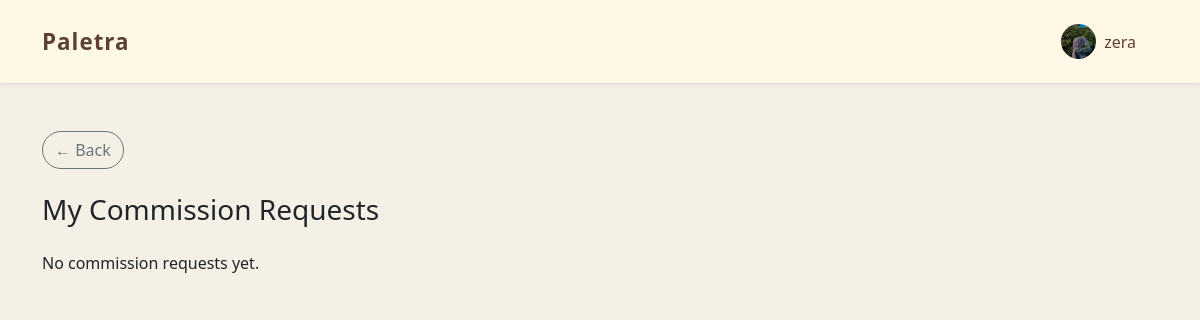
The page /client-commissions/ (signed in) on the database as committed earlier.
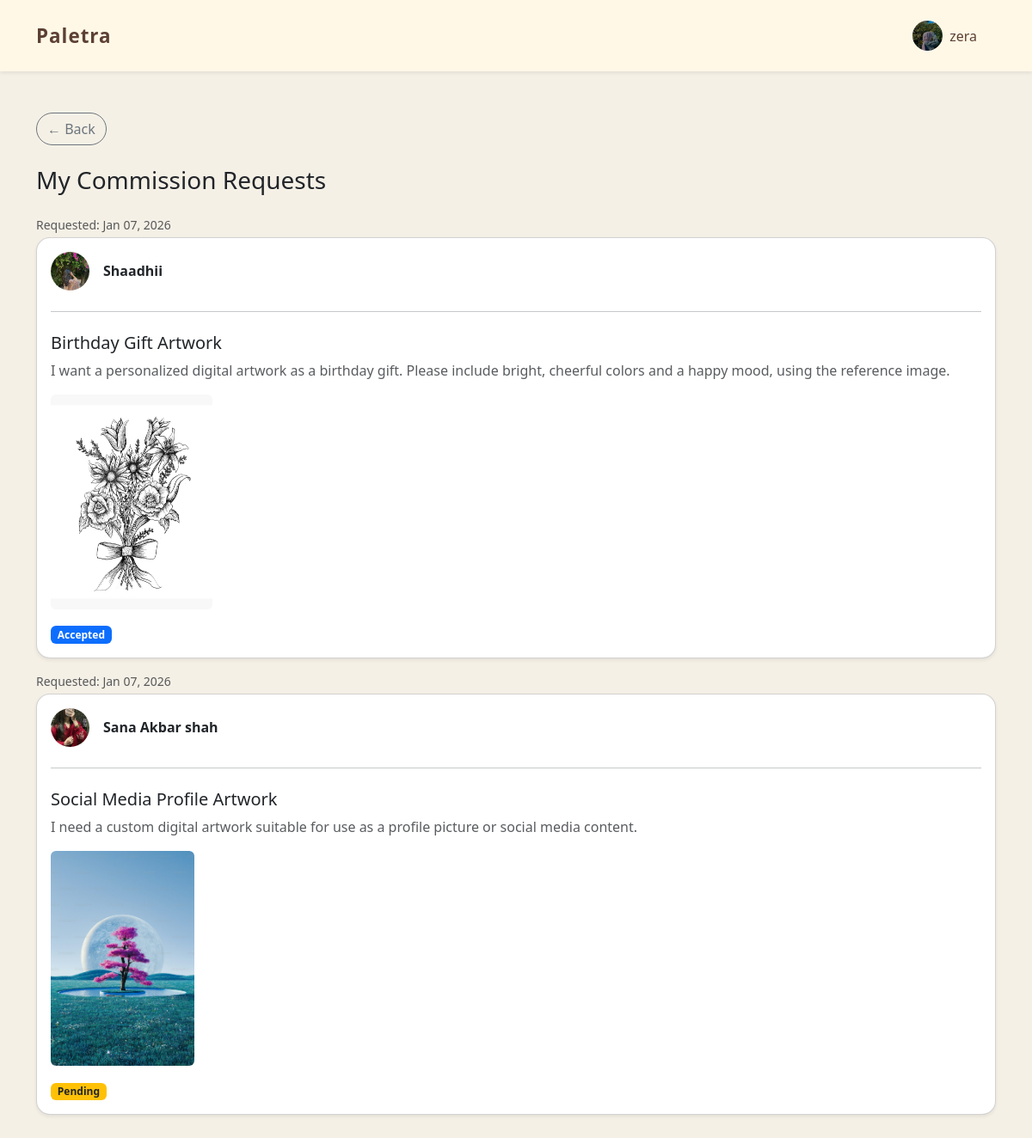
The same page on the database as committed later.
### core_app/models.py (models this page shows, shortened)
class Commission(models.Model):
    STATUS_CHOICES = [
        ('pending', 'Pending'),
        ('accepted', 'Accepted'),
        ('advance_paid', 'Advance Paid'),
        ('in_progress', 'In Progress'),
        ('completed', 'Completed'),
        ('rejected', 'Rejected'),
    ]
    client = models.ForeignKey(User, on_delete=models.CASCADE, related_name='client_commissions')
    artist = models.ForeignKey(User, on_delete=models.CASCADE, related_name='artist_commissions')
    title = models.CharField(max_length=100)
    description = models.TextField()
    reference_image = models.ImageField(upload_to='commission_references/', blank=True, null=True)
    required_date = models.DateField()
    advance_amount = models.DecimalField(
        max_digits=8,
        decimal_places=2,
        blank=True,
        null=True
    )
    status = models.CharField(max_length=20, choices=STATUS_CHOICES, default='pending')
    created_at = models.DateTimeField(auto_now_add=True)
    accepted_at = models.DateTimeField(blank=True, null=True)
    advance_paid_at = models.DateTimeField(blank=True, null=True)
    in_progress_at = models.DateTimeField(blank=True, null=True)
    completed_at = models.DateTimeField(blank=True, null=True)
    rejected_at = models.DateTimeField(blank=True, null=True)
    rejection_reason = models.TextField(blank=True, null=True)

class User(AbstractUser):
    ROLE_CHOICES = [
        ('artist', 'Artist'),
        ('client', 'Client'),
    ]
    email = models.EmailField(unique=True)
    role = models.CharField(max_length=10, choices=ROLE_CHOICES)
    name = models.CharField(max_length=150, blank=True, null=True)
    bio = models.TextField(blank=True, null=True)
    profile_image = models.ImageField(upload_to='profiles/', blank=True, null=True)
    is_profile_complete = models.BooleanField(default=False)

### core_app/views.py (the view)
# urls.py: path('client-commissions/', views.client_commissions, name='client_commissions'),
@login_required
def client_commissions(request):
    commissions = Commission.objects.filter(client=request.user).order_by('-created_at')
    return render(request, 'client_dashboard/client_commissions.html', {
        'commissions': commissions
    })

### core_app/templates/client_dashboard/client_commissions.html (shortened to what this page needs)
{% extends "masterss.html" %}
{% block content %}
<div class="container py-5">
    <div class="mb-4">
        <a href="{% url 'client_dashboard' %}" class="btn btn-outline-secondary rounded-pill">
            ← Back
        </a>
    </div>
    <h3 class="mb-4">My Commission Requests</h3>
    {% for commission in commissions %}
    <div class="mb-1 small text-muted">
        Requested: {{ commission.created_at|date:"M d, Y" }}
    </div>
    <div class="card mb-3 shadow-sm rounded-4 p-3">
        <div class="d-flex align-items-center mb-2">
            {% if commission.artist.profile_image %}
                <img src="{{ commission.artist.profile_image.url }}"
                     class="rounded-circle me-3"
                     style="width:45px; height:45px; object-fit:cover;">
            {% else %}
                <i class="fas fa-user-circle fa-2x text-muted me-3"></i>
            {% endif %}
            <div>
                <strong>{{ commission.artist.name }}</strong>
            </div>
        </div>
        <hr class="my-3">
        <h5 class="mt-2">{{ commission.title }}</h5>
        <p class="text-muted">{{ commission.description }}</p>
        {% if commission.reference_image %}
        <div class="mb-2">
            <img src="{{ commission.reference_image.url }}"
                 alt="Reference Image"
                 class="img-fluid rounded"
                 style="max-height:250px; object-fit:cover;">
        </div>
        {% endif %}
        <div class="mt-2">
            {% if commission.status == 'completed' %}
                <span class="badge bg-success">Completed ✓</span>
            {% elif commission.status == 'accepted' %}
                <span class="badge bg-primary">Accepted</span>
            {% elif commission.status == 'rejected' %}
                <span class="badge bg-danger">Rejected ✕</span>
            {% else %}
                <span class="badge bg-warning text-dark">Pending</span>
            {% endif %}
        </div>
    </div>
    {% empty %}
    <p>No commission requests yet.</p>
    {% endfor %}
</div>
{% endblock %}

Rows that differ between the two databases and show on the page:
added Commission: created_at "Jan 07, 2026", artist.profile_image (picture), artist.name "Shaadhii", title "Birthday Gift Artwork", description "I want a personalized digital artwork as a birthday gift. Please include bright, cheerful colors and a happy mood, using the reference image.", reference_image (picture), status "Accepted"
added Commission: created_at "Jan 07, 2026", artist.profile_image (picture), artist.name "Sana Akbar shah", title "Social Media Profile Artwork", description "I need a custom digital artwork suitable for use as a profile picture or social media content.", reference_image (picture), status "Pending"
Other text that changed with them:
text no longer shown: "No commission requests yet."
